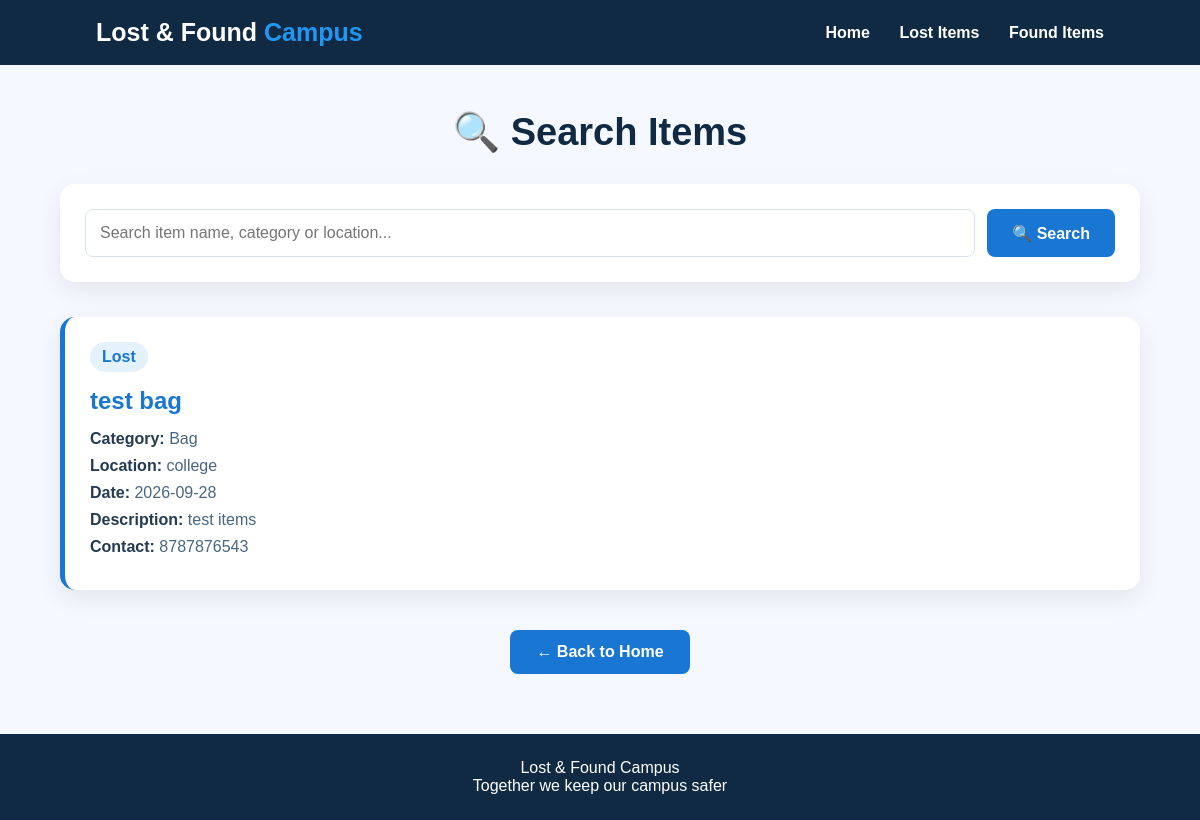
Before: /search with the older database file.
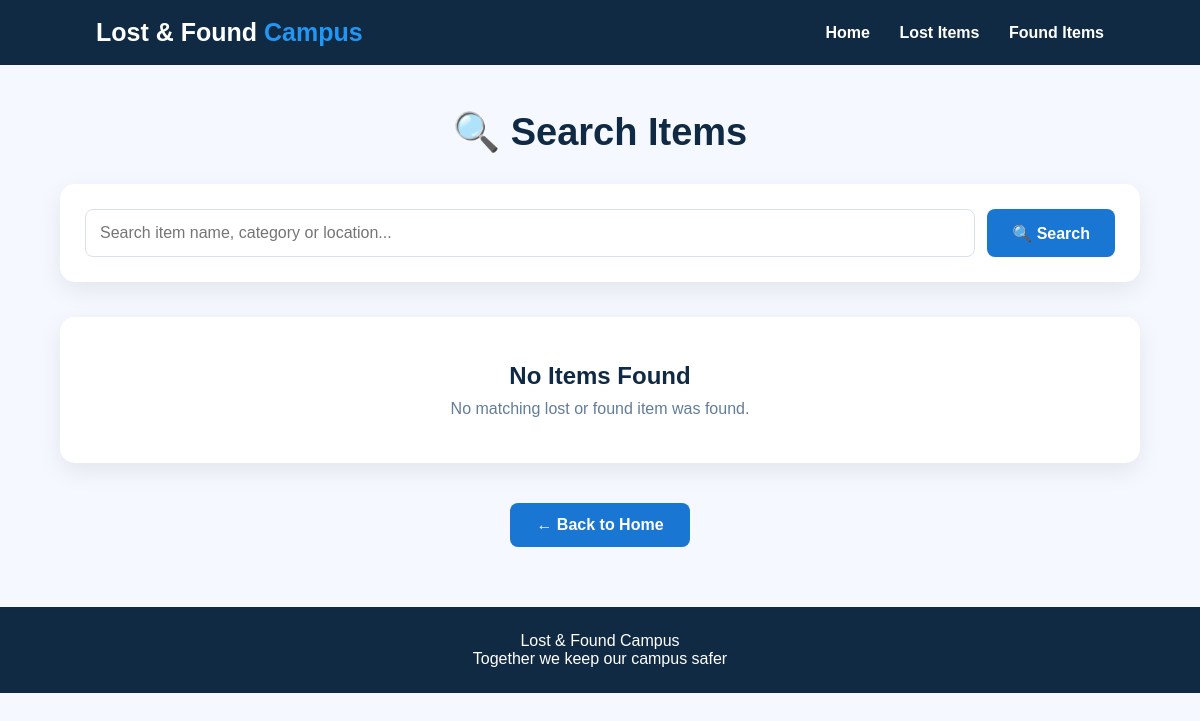
After: the same page with the newer database file.
### tables this page shows
CREATE TABLE items (
            id INTEGER PRIMARY KEY AUTOINCREMENT,
            item_name TEXT NOT NULL,
            category TEXT NOT NULL,
            location TEXT NOT NULL,
            date TEXT NOT NULL,
            description TEXT,
            contact TEXT NOT NULL,
            item_type TEXT NOT NULL
        );

### app.py (the view)
@app.route("/search")
def search():
    query = request.args.get("q", "")
    conn = sqlite3.connect("lost_found.db")
    cursor = conn.cursor()
    cursor.execute("""
        SELECT * FROM items
        WHERE item_name LIKE ?
        OR category LIKE ?
        OR location LIKE ?
    """, (
        "%" + query + "%",
        "%" + query + "%",
        "%" + query + "%"
    ))
    items = cursor.fetchall()
    conn.close()
    return render_template("search.html", items=items, query=query)

### templates/search.html (shortened to what this page needs)
<!DOCTYPE html>
<html lang="en">
<head>
</head>
<body>
<header>
    <div class="logo">
        Lost & Found <span>Campus</span>
    </div>
    <nav>
        <a href="/">Home</a>
        <a href="/lost-items">Lost Items</a>
        <a href="/found-items">Found Items</a>
    </nav>
</header>
<div class="container">
    <h1>🔍 Search Items</h1>
    <form class="search-box" action="/search" method="GET">
        <input
            type="text"
            name="q"
            value="{{ query }}"
            placeholder="Search item name, category or location..."
            required
        >
        <button type="submit">
            🔍 Search
        </button>
    </form>
    {% if items %}
    <div class="items-container">
        {% for item in items %}
        <div class="item-card">
            <span class="type">
                {{ item[7] }}
            </span>
            <h2 class="item-name">
                {{ item[1] }}
            </h2>
            <p>
                <strong>Category:</strong>
                {{ item[2] }}
            </p>
            <p>
                <strong>Location:</strong>
                {{ item[3] }}
            </p>
            <p>
                <strong>Date:</strong>
                {{ item[4] }}
            </p>
            <p>
                <strong>Description:</strong>
                {{ item[5] }}
            </p>
            <p>
                <strong>Contact:</strong>
                {{ item[6] }}
            </p>
        </div>
        {% endfor %}
    </div>
    {% else %}
    <div class="no-result">
        <h2>No Items Found</h2>
        <p>
            No matching lost or found item was found.
        </p>
    </div>
    {% endif %}
    <a class="back-btn" href="/">
        ← Back to Home
    </a>
</div>
<footer>
    Lost & Found Campus
    <br>
    Together we keep our campus safer
</footer>
</body>
</html>

### templates/search.html (style rules this page uses)
* { box-sizing: border-box; margin: 0; padding: 0; font-family: Arial, sans-serif; }
body { background: #f5f9ff; color: #183153; }
header { background: #102a43; padding: 18px 8%; display: flex; justify-content: space-between; align-items: center; }
.logo { color: white; font-size: 25px; font-weight: bold; }
.logo span { color: #2196f3; }
nav a { color: white; text-decoration: none; margin-left: 25px; font-weight: bold; }
.container { width: 90%; max-width: 1100px; margin: 45px auto; }
h1 { text-align: center; font-size: 38px; color: #102a43; margin-bottom: 30px; }
.search-box { background: white; padding: 25px; border-radius: 15px; box-shadow: 0 8px 25px rgba(0,0,0,0.08); display: flex; gap: 12px; margin-bottom: 35px; }
.search-box input { flex: 1; padding: 14px; border: 1px solid #d9e2ec; border-radius: 8px; font-size: 16px; outline: none; }
.search-box button { padding: 14px 25px; background: #1976d2; color: white; border: none; border-radius: 8px; font-size: 16px; font-weight: bold; cursor: pointer; }
.no-result { background: white; text-align: center; padding: 45px; border-radius: 15px; box-shadow: 0 8px 25px rgba(0,0,0,0.08); }
.no-result h2 { color: #102a43; margin-bottom: 10px; }
.no-result p { color: #627d98; }
.back-btn { display: block; width: 180px; margin: 40px auto; padding: 13px; text-align: center; background: #1976d2; color: white; text-decoration: none; border-radius: 8px; font-weight: bold; }
footer { margin-top: 60px; background: #102a43; color: white; text-align: center; padding: 25px; }

Changed rows visible on the page:
removed items: item_type "Lost", item_name "test bag", category "Bag", location "college", date "2026-09-28", description "test items", contact "8787876543"
Other visible differences:
text now shown: "No Items Found No matching lost or found item was found."
